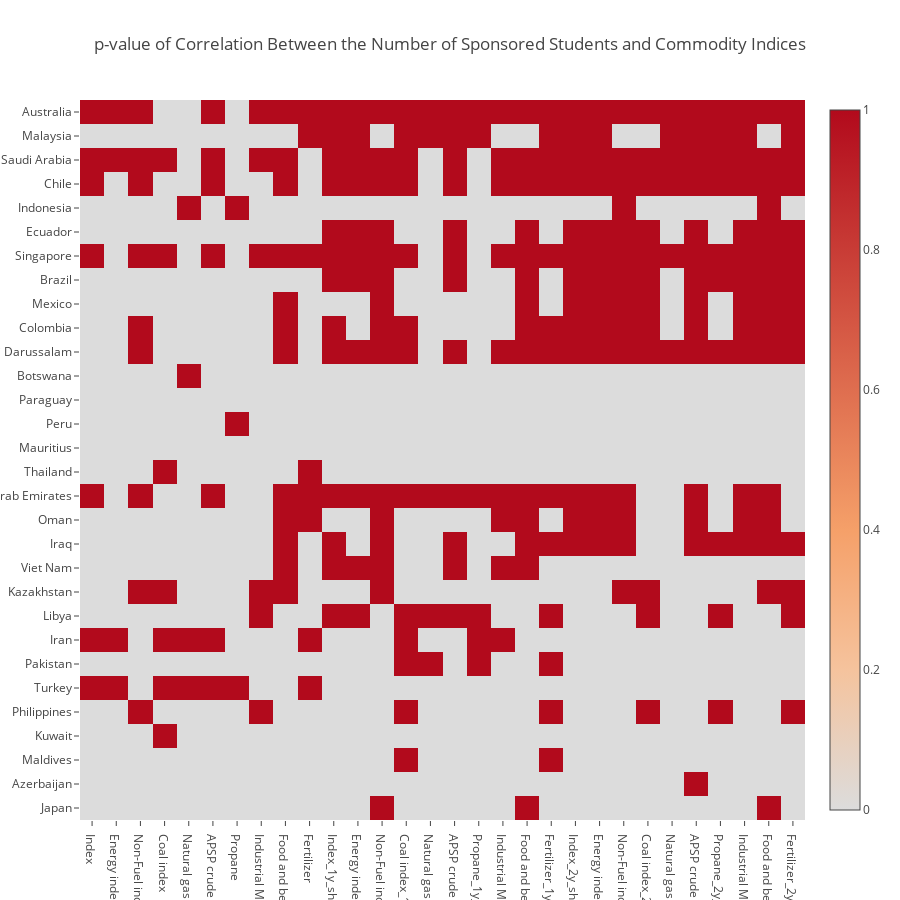

The notebook cell saved with this chart:
### Code cell
# trace = go.Heatmap(z = inve_bin_pvalues,
#                    x = inve_country_corr_pvalues_df.columns.values,
#                    y = inve_country_corr_pvalues_df.index.values,
#                    colorscale = 'Reds')
# layout = go.Layout(
#     title="p-value of Correlation Between the Number of Sponsored Students and Commodity Indices",
#     autosize=False,
#     width=900,
#     height=900)

# iplot(go.Figure(data=[trace], layout=layout))

### Figure 1 — Plotly figure (JSON) as saved in the notebook; plotly's stock layout.template omitted (floating-point values rounded to 4 significant figures; data arrays with more than 128 entries replaced by an {"elided": "..."} marker saying what was removed)
{"data": [{"colorscale": "Reds", "type": "heatmap", "x": ["Index", "Energy index", "Non-Fuel index", "Coal index", "Natural gas index", "APSP crude oil_USD_per_bbl", "Propane", "Industrial Materials index", "Food and beverage index", "Fertilizer", "Index_1y_shift", "Energy index_1y_shift", "Non-Fuel index_1y_shift", "Coal index_1y_shift", "Natural gas index_1y_shift", "APSP crude oil_USD_per_bbl_1y_shift", "Propane_1y_shift", "Industrial Materials index_1y_shift", "Food and beverage index_1y_shift", "Fertilizer_1y_shift", "Index_2y_shift", "Energy index_2y_shift", "Non-Fuel index_2y_shift", "Coal index_2y_shift", "Natural gas index_2y_shift", "APSP crude oil_USD_per_bbl_2y_shift", "Propane_2y_shift", "Industrial Materials index_2y_shift", "Food and beverage index_2y_shift", "Fertilizer_2y_shift"], "y": ["Japan", "Azerbaijan", "Maldives", "Kuwait", "Philippines", "Turkey", "Pakistan", "Iran", "Libya", "Kazakhstan", "Viet Nam", "Iraq", "Oman", "United Arab Emirates", "Thailand", "Mauritius", "Peru", "Paraguay", "Botswana", "Brunei Darussalam", "Colombia", "Mexico", "Brazil", "Singapore", "Ecuador", "Indonesia", "Chile", "Saudi Arabia", "Malaysia", "Australia"], "z": {"elided": "30x30 int values"}}], "layout": {"autosize": false, "height": 900, "title": "p-value of Correlation Between the Number of Sponsored Students and Commodity Indices", "width": 900}}
